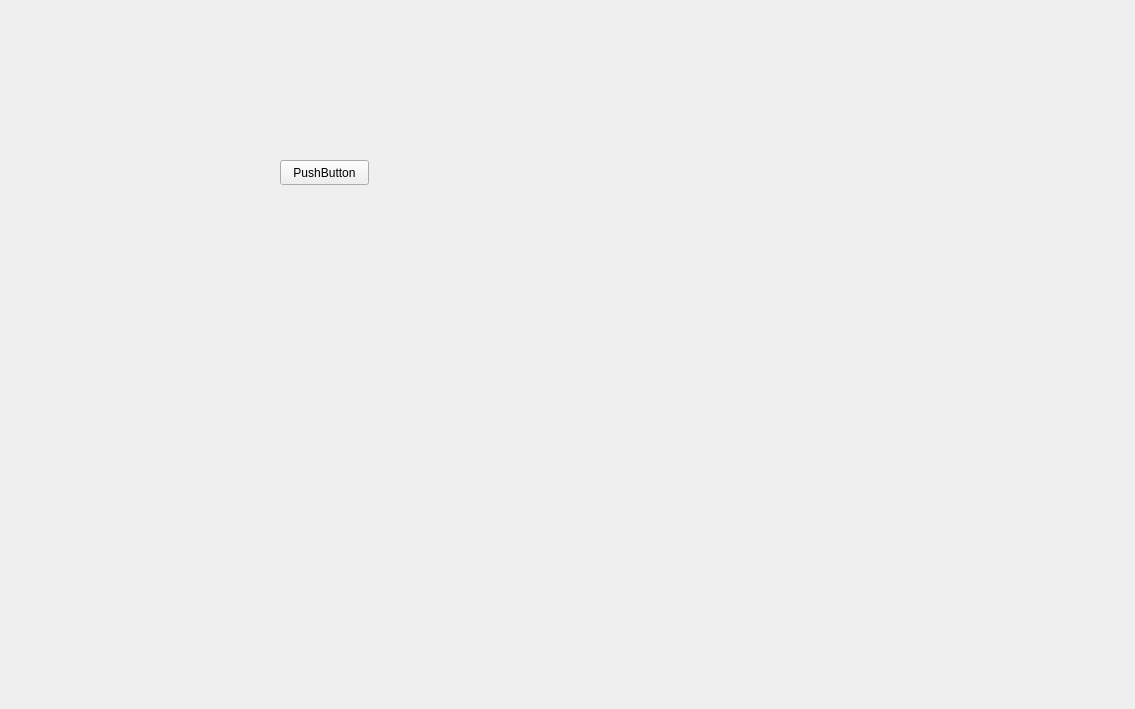
<?xml version="1.0" encoding="UTF-8"?>
<ui version="4.0">
 <class>Form</class>
 <widget class="QWidget" name="Form">
  <property name="geometry">
   <rect>
    <x>0</x>
    <y>0</y>
    <width>1135</width>
    <height>709</height>
   </rect>
  </property>
  <property name="windowTitle">
   <string>Form</string>
  </property>
  <widget class="QPushButton" name="pushButton">
   <property name="geometry">
    <rect>
     <x>280</x>
     <y>160</y>
     <width>89</width>
     <height>25</height>
    </rect>
   </property>
   <property name="text">
    <string>PushButton</string>
   </property>
  </widget>
 </widget>
 <resources/>
 <connections/>
</ui>
